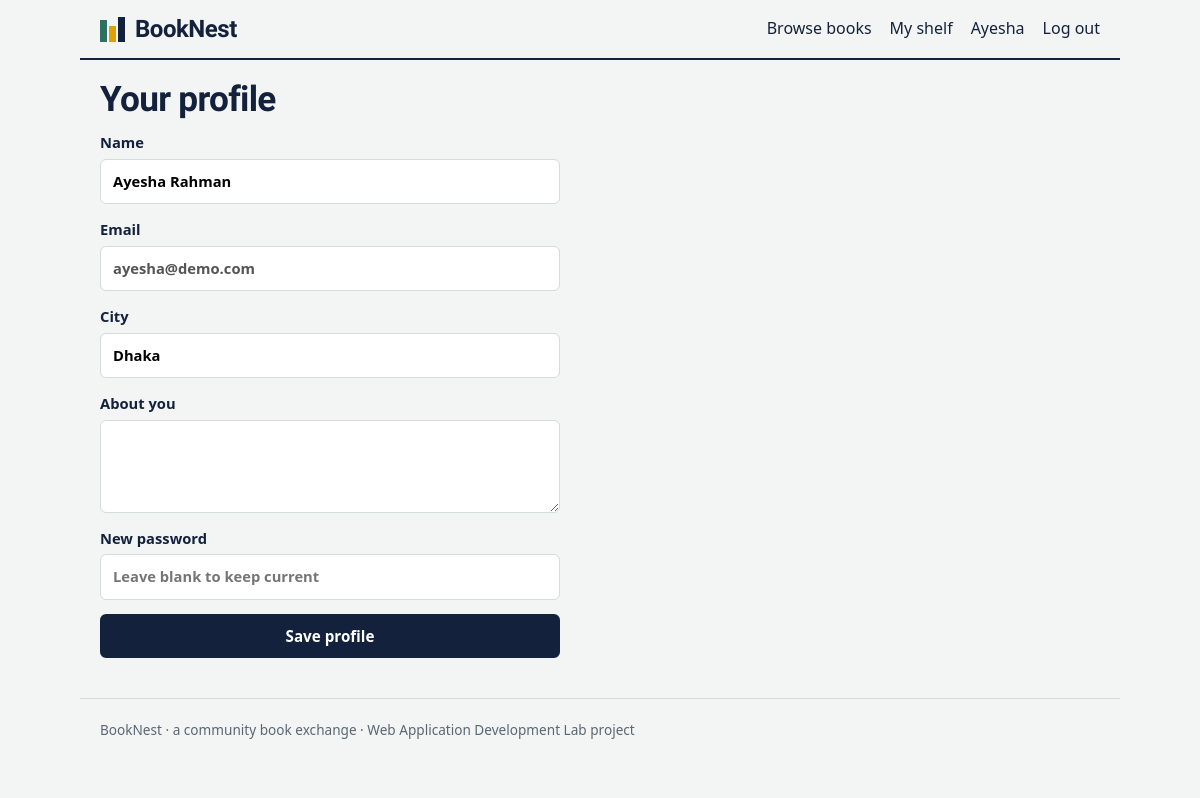
Screenshot of /profile (signed in) with the database file from the repository.
### tables this page shows
CREATE TABLE users(id INTEGER PRIMARY KEY, name TEXT NOT NULL, email TEXT UNIQUE NOT NULL,
  password TEXT NOT NULL, role TEXT DEFAULT 'member', city TEXT DEFAULT '', bio TEXT DEFAULT '',
  created TEXT DEFAULT CURRENT_TIMESTAMP);

### app.py (the view, shortened to what this page needs)
@app.route("/profile", methods=["GET", "POST"])
@login_required
def profile():
    return render_template("profile.html")

### app.py (called while the page is built)
def db():
    if "db" not in g:
        g.db = sqlite3.connect(DB); g.db.row_factory = sqlite3.Row
    return g.db

def q(sql, args=(), one=False):
    rows = db().execute(sql, args).fetchall()
    return (rows[0] if rows else None) if one else rows

@app.before_request
def load_user():
    g.user = q("SELECT * FROM users WHERE id=?", (session["uid"],), one=True) if "uid" in session else None

def login_required(f):
    @wraps(f)
    def w(*a, **k):
        if not g.user:
            flash("Log in to continue.", "err"); return redirect(url_for("login", next=request.path))
        return f(*a, **k)
    return w

### templates/profile.html
{% extends "base.html" %}{% block title %}Profile · BookNest{% endblock %}{% block content %}
<h1>Your profile</h1>
<form class="form" method="post">
  <label>Name<input name="name" required value="{{ g.user.name }}"></label>
  <label>Email<input value="{{ g.user.email }}" disabled></label>
  <label>City<input name="city" value="{{ g.user.city }}"></label>
  <label>About you<textarea name="bio" rows="3">{{ g.user.bio }}</textarea></label>
  <label>New password<input type="password" name="password" placeholder="Leave blank to keep current"></label>
  <button class="btn">Save profile</button>
</form>
{% endblock %}

### templates/base.html (shortened to what this page needs)
<!doctype html>
<html lang="en"><head><meta charset="utf-8"><meta name="viewport" content="width=device-width,initial-scale=1">
<link rel="stylesheet" href="{{ url_for('static', filename='style.css') }}"></head>
<body>
<header class="top"><a class="brand" href="{{ url_for('home') }}"><span class="logo"><i></i><i></i><i></i></span>BookNest</a>
<nav>
  <a href="{{ url_for('books') }}">Browse books</a>
  {% if g.user %}
    <a href="{{ url_for('dashboard') }}">My shelf</a>
    <a href="{{ url_for('profile') }}">{{ g.user.name.split()[0] }}</a>
    <a href="{{ url_for('logout') }}">Log out</a>
  {% else %}
    <a href="{{ url_for('login') }}">Log in</a><a class="btn sm" href="{{ url_for('register') }}">Join free</a>
  {% endif %}
</nav></header>
<main>
{% block content %}{% endblock %}
</main>
<footer>BookNest · a community book exchange · Web Application Development Lab project</footer>
</body></html>

### static/style.css (style rules this page uses)
:root { --paper:#F2F5F3;--ink:#14213D;--sage:#2F6F62;--gold:#E0A100;--line:#D3DCD7;--muted:#5B6674;--red:#B5475B }
* { box-sizing:border-box }
body { margin:0;background:var(--paper);color:var(--ink);font:16px/1.6 system-ui,-apple-system,"Segoe UI",sans-serif }
h1,h2,h3,.brand,.hero { font-family:"Bricolage Grotesque",system-ui,sans-serif;line-height:1.1;letter-spacing:-.02em }
h1 { font-size:2.2rem;margin:1.2rem 0 .8rem }
a { color:var(--sage) }
main,.top,footer { max-width:1040px;margin:0 auto;padding:0 20px }
main { min-height:70vh;padding-bottom:40px }
.top { display:flex;justify-content:space-between;align-items:center;flex-wrap:wrap;gap:10px;padding-top:16px;padding-bottom:16px;border-bottom:2px solid var(--ink) }
.brand { display:flex;align-items:center;gap:10px;font-size:1.5rem;font-weight:800;color:var(--ink);text-decoration:none }
.logo { display:flex;align-items:flex-end;gap:2px }
.logo i { width:7px;background:var(--sage);display:block;height:22px }
.logo i:nth-child(2) { height:16px;background:var(--gold) }
.logo i:nth-child(3) { height:25px;background:var(--ink) }
nav { display:flex;gap:18px;align-items:center;flex-wrap:wrap }
nav a { color:var(--ink);text-decoration:none;font-weight:500 }
.btn { display:inline-block;background:var(--ink);color:#fff;border:2px solid var(--ink);padding:10px 20px;border-radius:6px;font:600 .95rem system-ui;cursor:pointer;text-decoration:none }
input,select,textarea { font:inherit;padding:10px 12px;border:1.5px solid var(--line);border-radius:6px;background:#fff;width:100% }
.form { max-width:460px;display:grid;gap:14px }
.form label { display:grid;gap:4px;font-weight:600;font-size:.92rem }
footer { padding-top:20px;padding-bottom:30px;color:var(--muted);font-size:.85rem;border-top:1px solid var(--line) }

### rows the page displays
users: user.name "Ayesha", name "Ayesha Rahman", user.email "ayesha@demo.com", city "Dhaka"
